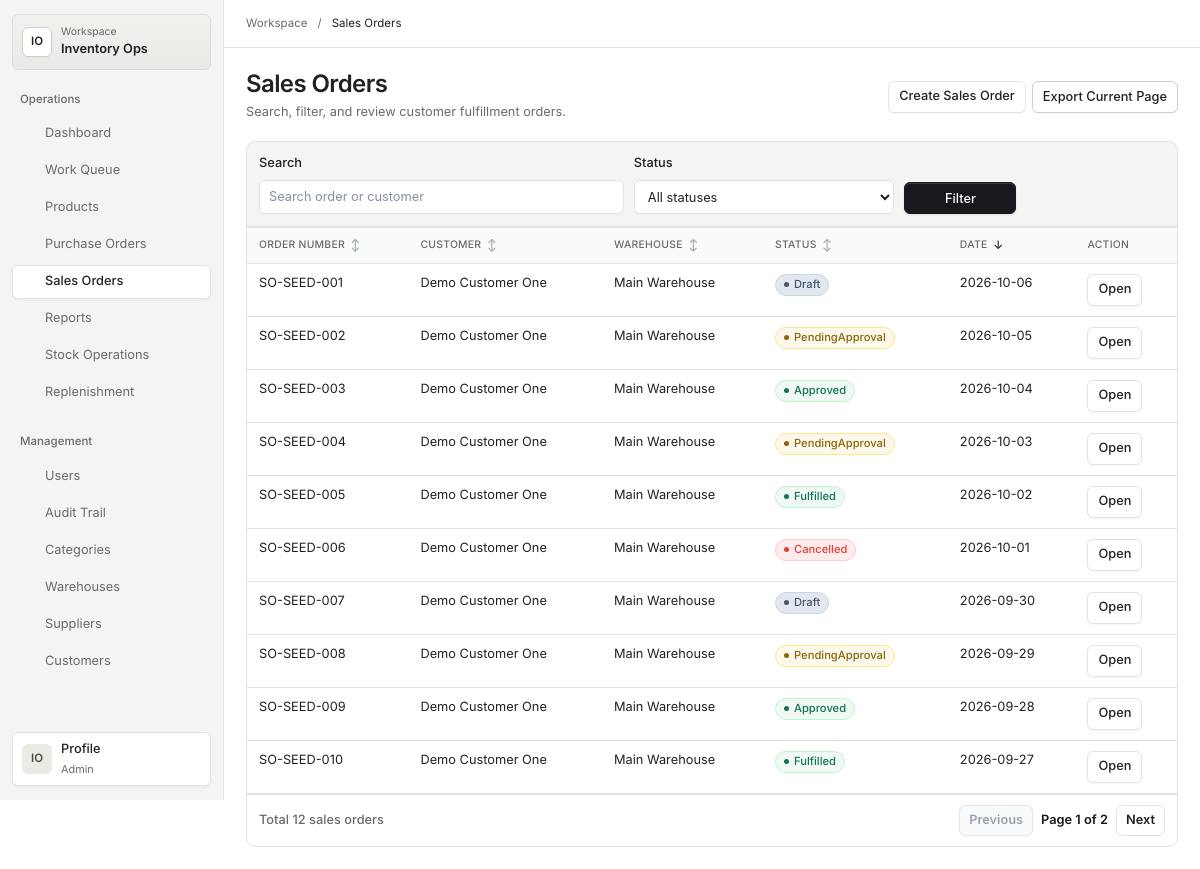
The page /sales-orders (signed in) on the database its author committed.
### tables this page shows
CREATE TABLE IF NOT EXISTS sales_orders (
    id INT UNSIGNED AUTO_INCREMENT PRIMARY KEY,
    order_number VARCHAR(50) NOT NULL,
    customer_id INT UNSIGNED NOT NULL,
    source_warehouse_id INT UNSIGNED NOT NULL,
    status ENUM('Draft', 'PendingApproval', 'Approved', 'Fulfilled', 'Cancelled') NOT NULL DEFAULT 'Draft',
    order_date DATE NOT NULL,
    created_by INT UNSIGNED NOT NULL,
    approved_by INT UNSIGNED NULL,
    approved_at TIMESTAMP NULL,
    created_at TIMESTAMP NOT NULL DEFAULT CURRENT_TIMESTAMP,
    updated_at TIMESTAMP NOT NULL DEFAULT CURRENT_TIMESTAMP ON UPDATE CURRENT_TIMESTAMP,
    UNIQUE KEY uq_sales_orders_order_number (order_number),
    KEY idx_sales_orders_status_date (status, order_date),
    KEY idx_sales_orders_customer (customer_id),
    KEY idx_sales_orders_warehouse (source_warehouse_id),
    KEY idx_sales_orders_created_by (created_by),
    CONSTRAINT fk_sales_orders_customer FOREIGN KEY (customer_id) REFERENCES customers (id),
    CONSTRAINT fk_sales_orders_warehouse FOREIGN KEY (source_warehouse_id) REFERENCES warehouses (id),
    CONSTRAINT fk_sales_orders_created_by FOREIGN KEY (created_by) REFERENCES users (id),
    CONSTRAINT fk_sales_orders_approved_by FOREIGN KEY (approved_by) REFERENCES users (id)
);

CREATE TABLE IF NOT EXISTS customers (
    id INT UNSIGNED AUTO_INCREMENT PRIMARY KEY,
    name VARCHAR(120) NOT NULL,
    email VARCHAR(190) NOT NULL DEFAULT '',
    phone VARCHAR(40) NOT NULL DEFAULT '',
    address VARCHAR(255) NOT NULL DEFAULT '',
    is_active TINYINT(1) NOT NULL DEFAULT 1,
    created_at TIMESTAMP NOT NULL DEFAULT CURRENT_TIMESTAMP,
    updated_at TIMESTAMP NOT NULL DEFAULT CURRENT_TIMESTAMP ON UPDATE CURRENT_TIMESTAMP,
    UNIQUE KEY uq_customers_name (name),
    KEY idx_customers_active (is_active)
);

CREATE TABLE IF NOT EXISTS warehouses (
    id INT UNSIGNED AUTO_INCREMENT PRIMARY KEY,
    name VARCHAR(120) NOT NULL,
    location VARCHAR(190) NOT NULL DEFAULT '',
    is_active TINYINT(1) NOT NULL DEFAULT 1,
    created_at TIMESTAMP NOT NULL DEFAULT CURRENT_TIMESTAMP,
    updated_at TIMESTAMP NOT NULL DEFAULT CURRENT_TIMESTAMP ON UPDATE CURRENT_TIMESTAMP,
    UNIQUE KEY uq_warehouses_name (name),
    KEY idx_warehouses_active (is_active)
);

### views/sales-orders/index.php (the view, shortened to what the rows shown need)
<!doctype html>
<html lang="en">
<head>
    <link rel="stylesheet" href="/assets/css/app.css">
</head>
<body>
    <?php $workspaceTitle = 'Sales Orders'; require dirname(__DIR__) . '/partials/workspace-start.php'; ?>
    <main class="page" id="main-content">
        <header class="page-header">
            <div>
                <h1>Sales Orders</h1>
            </div>
        </header>
        <div class="table-scroll" role="region" aria-label="<?= htmlspecialchars($workspaceTitle . ' table', ENT_QUOTES, 'UTF-8') ?>" tabindex="0">
<table class="data-table">
            <thead>
                <tr><?php  require dirname(__DIR__) . '/partials/sort-heading.php'; ?><?php  require dirname(__DIR__) . '/partials/sort-heading.php'; ?><?php  require dirname(__DIR__) . '/partials/sort-heading.php'; ?><?php  require dirname(__DIR__) . '/partials/sort-heading.php'; ?><?php  require dirname(__DIR__) . '/partials/sort-heading.php'; ?><th>Action</th></tr>
            </thead>
            <tbody>
                <?php foreach ($result->items() as $order): ?>
                    <?php
                    $statusClass = $order->status() === 'PendingApproval'
                        ? 'pending'
                        : strtolower(str_replace([' ', '_'], '-', $order->status()));
                    $statusTone = match ($order->status()) {
                        'Approved', 'Fulfilled' => 'status-success',
                        'PendingApproval' => 'status-warning',
                        'Cancelled' => 'status-danger',
                        default => 'status-normal',
                    };
                    $customer = $customers[$order->customerId()] ?? null;
                    $warehouse = $warehouses[$order->sourceWarehouseId()] ?? null;
                    ?>
                    <tr>
                        <td><?= htmlspecialchars($order->orderNumber(), ENT_QUOTES, 'UTF-8') ?></td>
                        <td><?= htmlspecialchars($customer === null ? 'Unknown' : $customer->name(), ENT_QUOTES, 'UTF-8') ?></td>
                        <td><?= htmlspecialchars($warehouse === null ? 'Unknown' : $warehouse->name(), ENT_QUOTES, 'UTF-8') ?></td>
                        <td>
                            <span class="status-badge <?= $statusTone ?> status-<?= htmlspecialchars($statusClass, ENT_QUOTES, 'UTF-8') ?>">
                                <?= htmlspecialchars($order->status(), ENT_QUOTES, 'UTF-8') ?>
                            </span>
                        </td>
                        <td><?= htmlspecialchars($order->orderDate(), ENT_QUOTES, 'UTF-8') ?></td>
                        <td><a class="action-link" href="/sales-orders/show?id=<?= $order->id() ?>">Open</a></td>
                    </tr>
                <?php endforeach; ?>
            </tbody>
        </table>
</div>
    </main>
    <?php require dirname(__DIR__) . '/partials/workspace-end.php'; ?>
</body>
</html>

### rows shown on the page
sales_orders: order_number "SO-SEED-001", customer.name "Demo Customer One", source_warehouse.name "Main Warehouse", status "Draft", order_date "2026-10-06"
sales_orders: order_number "SO-SEED-002", customer.name "Demo Customer One", source_warehouse.name "Main Warehouse", status "PendingApproval", order_date "2026-10-05"
sales_orders: order_number "SO-SEED-003", customer.name "Demo Customer One", source_warehouse.name "Main Warehouse", status "Approved", order_date "2026-10-04"
sales_orders: order_number "SO-SEED-004", customer.name "Demo Customer One", source_warehouse.name "Main Warehouse", status "PendingApproval", order_date "2026-10-03"
sales_orders: order_number "SO-SEED-005", customer.name "Demo Customer One", source_warehouse.name "Main Warehouse", status "Fulfilled", order_date "2026-10-02"
sales_orders: order_number "SO-SEED-006", customer.name "Demo Customer One", source_warehouse.name "Main Warehouse", status "Cancelled", order_date "2026-10-01"
sales_orders: order_number "SO-SEED-007", customer.name "Demo Customer One", source_warehouse.name "Main Warehouse", status "Draft", order_date "2026-09-30"
sales_orders: order_number "SO-SEED-008", customer.name "Demo Customer One", source_warehouse.name "Main Warehouse", status "PendingApproval", order_date "2026-09-29"
sales_orders: order_number "SO-SEED-009", customer.name "Demo Customer One", source_warehouse.name "Main Warehouse", status "Approved", order_date "2026-09-28"
sales_orders: order_number "SO-SEED-010", customer.name "Demo Customer One", source_warehouse.name "Main Warehouse", status "Fulfilled", order_date "2026-09-27"

### other values the page prints
$workspaceGroup "Operations"
$workspaceLabel "Dashboard"
$workspaceLabel "Work Queue"
$workspaceLabel "Products"
$workspaceLabel "Purchase Orders"
$workspaceLabel "Sales Orders"
$workspaceLabel "Reports"
$workspaceLabel "Stock Operations"
$workspaceLabel "Replenishment"
$workspaceGroup "Management"
$workspaceLabel "Users"
$workspaceLabel "Audit Trail"
$workspaceLabel "Categories"
$workspaceLabel "Warehouses"
$workspaceLabel "Suppliers"
